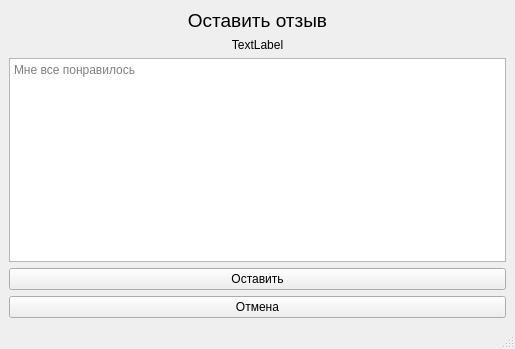
<?xml version="1.0" encoding="UTF-8"?>
<ui version="4.0">
 <class>MainWindow</class>
 <widget class="QMainWindow" name="MainWindow">
  <property name="geometry">
   <rect>
    <x>0</x>
    <y>0</y>
    <width>515</width>
    <height>349</height>
   </rect>
  </property>
  <property name="windowTitle">
   <string>MainWindow</string>
  </property>
  <widget class="QWidget" name="centralwidget">
   <layout class="QVBoxLayout" name="verticalLayout">
    <item>
     <widget class="QLabel" name="label">
      <property name="text">
       <string>&lt;html&gt;&lt;head/&gt;&lt;body&gt;&lt;p align=&quot;center&quot;&gt;&lt;span style=&quot; font-size:14pt;&quot;&gt;Оставить отзыв&lt;/span&gt;&lt;/p&gt;&lt;/body&gt;&lt;/html&gt;</string>
      </property>
     </widget>
    </item>
    <item>
     <widget class="QLabel" name="label_2">
      <property name="text">
       <string>&lt;html&gt;&lt;head/&gt;&lt;body&gt;&lt;p align=&quot;center&quot;&gt;TextLabel&lt;/p&gt;&lt;/body&gt;&lt;/html&gt;</string>
      </property>
     </widget>
    </item>
    <item>
     <widget class="QTextEdit" name="textEdit">
      <property name="placeholderText">
       <string>Мне все понравилось</string>
      </property>
     </widget>
    </item>
    <item>
     <widget class="QPushButton" name="pushButton">
      <property name="text">
       <string>Оставить</string>
      </property>
     </widget>
    </item>
    <item>
     <widget class="QPushButton" name="pushButton_2">
      <property name="text">
       <string>Отмена</string>
      </property>
     </widget>
    </item>
   </layout>
  </widget>
  <widget class="QMenuBar" name="menubar">
   <property name="geometry">
    <rect>
     <x>0</x>
     <y>0</y>
     <width>515</width>
     <height>21</height>
    </rect>
   </property>
  </widget>
  <widget class="QStatusBar" name="statusbar"/>
 </widget>
 <resources/>
 <connections/>
</ui>
